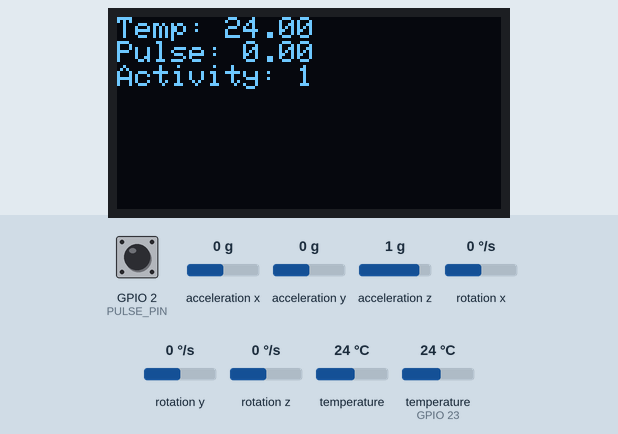
The sketch below on a simulated ESP32. Parts: 128×64 one-colour display. The inputs (shaded band) are chosen by the test bench; at power-on: temperature (sensor on GPIO 23) 24 °C, GPIO 2 (PULSE_PIN) LOW, acceleration z 1 g, acceleration x 0 g, acceleration y 0 g, rotation x 0 °/s, rotation y 0 °/s, rotation z 0 °/s, temperature 24 °C. WiFi joins after 1.5 s; servers stay silent unless stated; no MQTT or app messages arrive unless stated; what the sketch prints to the serial monitor is not drawn.

Above: at 3.4 s.
3.5 s: temperature (sensor on GPIO 23) set to 12 °C
At 4.6 s:
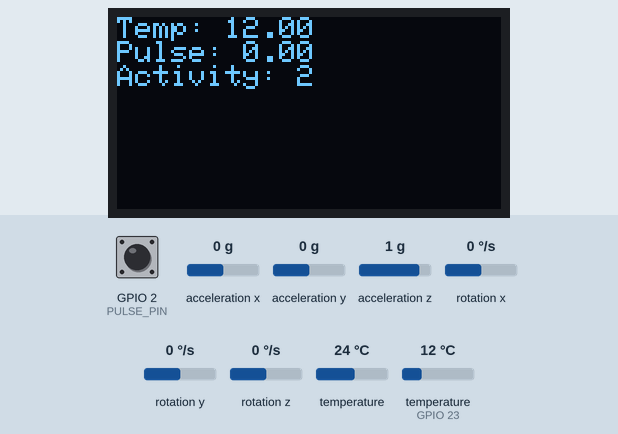
7.6 s: GPIO 2 (PULSE_PIN) pulled HIGH for 1.25 s
At 8.2 s:
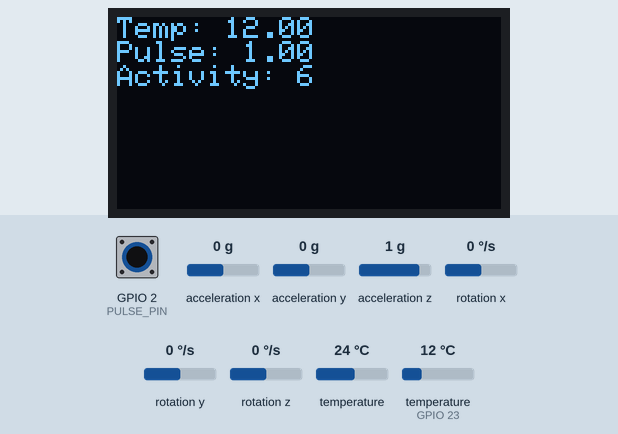
10.3 s: acceleration z set to 0 g
11.8 s: acceleration x set to -1.4 g
At 13.2 s:
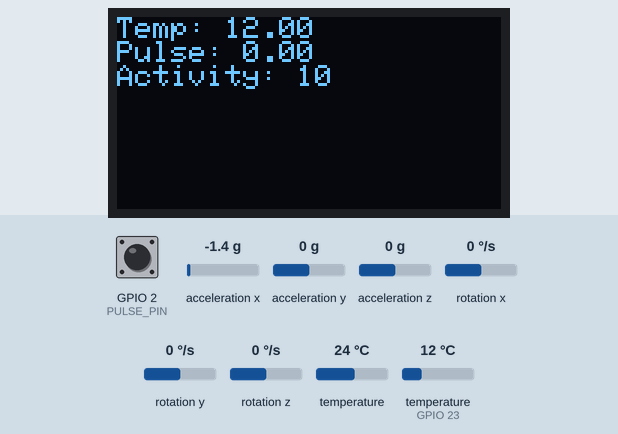
14.3 s: temperature (sensor on GPIO 23) set to 19 °C
At 15.6 s:
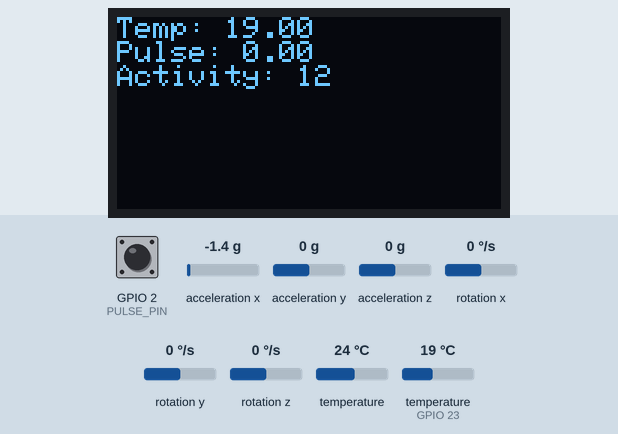
17.3 s: GPIO 2 (PULSE_PIN) pulled HIGH for 1.25 s
At 18.2 s:
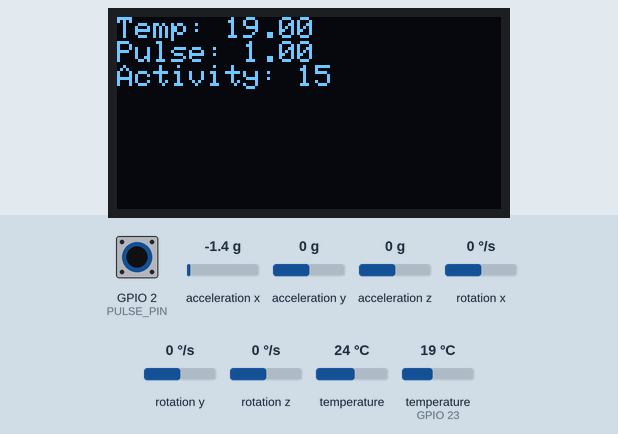
Timing chart, 0 to 20.3 s (numbered marks = the images above; inputs shaded):
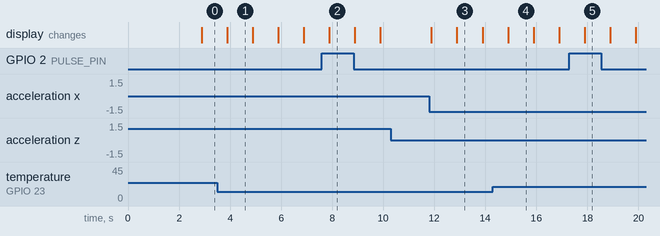

Measured:
- after the input at 10.3 s, every drawn part: stays the same
- after the input at 11.8 s, the display: first changes after 0.09 s (image 3 shows a later state)
- what the display in image 3 shows lasts 1.0 s, from 12.9 s to 13.9 s

The sketch:

main.ino
```cpp
#include <Wire.h>
#include <Adafruit_GFX.h>
#include <Adafruit_SSD1306.h>
#include <DallasTemperature.h>
#include <OneWire.h>
#include <Adafruit_MPU6050.h>
#include <WiFi.h>
#include <PubSubClient.h>

#define SCREEN_WIDTH 128
#define SCREEN_HEIGHT 64
#define OLED_RESET -1
Adafruit_SSD1306 display(SCREEN_WIDTH, SCREEN_HEIGHT, &Wire, OLED_RESET);

Adafruit_MPU6050 mpu;
sensors_event_t accelerometer, gyroscope, temp;
const float STEP_THRESHOLD = 1.5;
float accMag, gyroMag;
int stepCount = 0;

#define ONE_WIRE_BUS 23
OneWire oneWire(ONE_WIRE_BUS);
DallasTemperature temperatureSensors(&oneWire);

#define PULSE_PIN 2
volatile uint16_t pulse = 0;
uint16_t count = 0;
float heartRate = 0;
const unsigned long SAMPLING_INTERVAL = 1000;

const char* ssid = "Wokwi-GUEST";
const char* password = "";
const char* mqtt_server = "broker.hivemq.com";
const int mqtt_port = 1883;
const char* mqtt_topic = "vetmonitor/animalData";

WiFiClient espClient;
PubSubClient mqttClient(espClient);

void IRAM_ATTR pulseISR() {
  pulse++;
}

void setup() {
  Serial.begin(115200);
  if(!display.begin(SSD1306_SWITCHCAPVCC, 0x3C)){
    Serial.println("OLED not found");
    while(true);
  }
  display.clearDisplay();
  display.setTextSize(1);
  display.setTextColor(SSD1306_WHITE);

  WiFi.begin(ssid, password);
  while(WiFi.status() != WL_CONNECTED){
    delay(1000);
    Serial.println("Connecting to WiFi...");
  }
  Serial.println("WiFi connected");

  temperatureSensors.begin();
  if(!mpu.begin()){
    Serial.println("MPU6050 Error!");
    while(true);
  }

  pinMode(PULSE_PIN, INPUT);
  attachInterrupt(digitalPinToInterrupt(PULSE_PIN), pulseISR, RISING);

  mqttClient.setServer(mqtt_server, mqtt_port);
  reconnectMQTT();
}

void loop() {
  if(!mqttClient.connected()) reconnectMQTT();
  mqttClient.loop();

  static unsigned long lastSample = 0;
  if(millis() - lastSample < SAMPLING_INTERVAL) return;
  lastSample = millis();

  temperatureSensors.requestTemperatures();
  float temperature = temperatureSensors.getTempCByIndex(0);

  count = pulse;
  pulse = 0;
  heartRate = map(count, 0, 220, 0, 220);

  mpu.getEvent(&accelerometer, &gyroscope, &temp);
  accMag = sqrt(sq(accelerometer.acceleration.x) + sq(accelerometer.acceleration.y) + sq(accelerometer.acceleration.z));
  gyroMag = sqrt(sq(gyroscope.gyro.x) + sq(gyroscope.gyro.y) + sq(gyroscope.gyro.z));

  if(accMag > STEP_THRESHOLD || gyroMag > STEP_THRESHOLD) stepCount++;

  display.clearDisplay();
  display.setCursor(0,0);
  display.print("Temp: "); display.println(temperature);
  display.print("Pulse: "); display.println(heartRate);
  display.print("Activity: "); display.println(stepCount);
  display.display();

  String payload = "{\"temperature\": " + String(temperature) +
                   ", \"pulse\": " + String(heartRate) +
                   ", \"activity\": " + String(stepCount) + "}";
  mqttClient.publish(mqtt_topic, payload.c_str());
  Serial.println("MQTT: " + payload);
}

void reconnectMQTT() {
  while(!mqttClient.connected()){
    if(mqttClient.connect("ESP32Client")){
      mqttClient.subscribe(mqtt_topic);
    } else {
      delay(5000);
    }
  }
}
```
